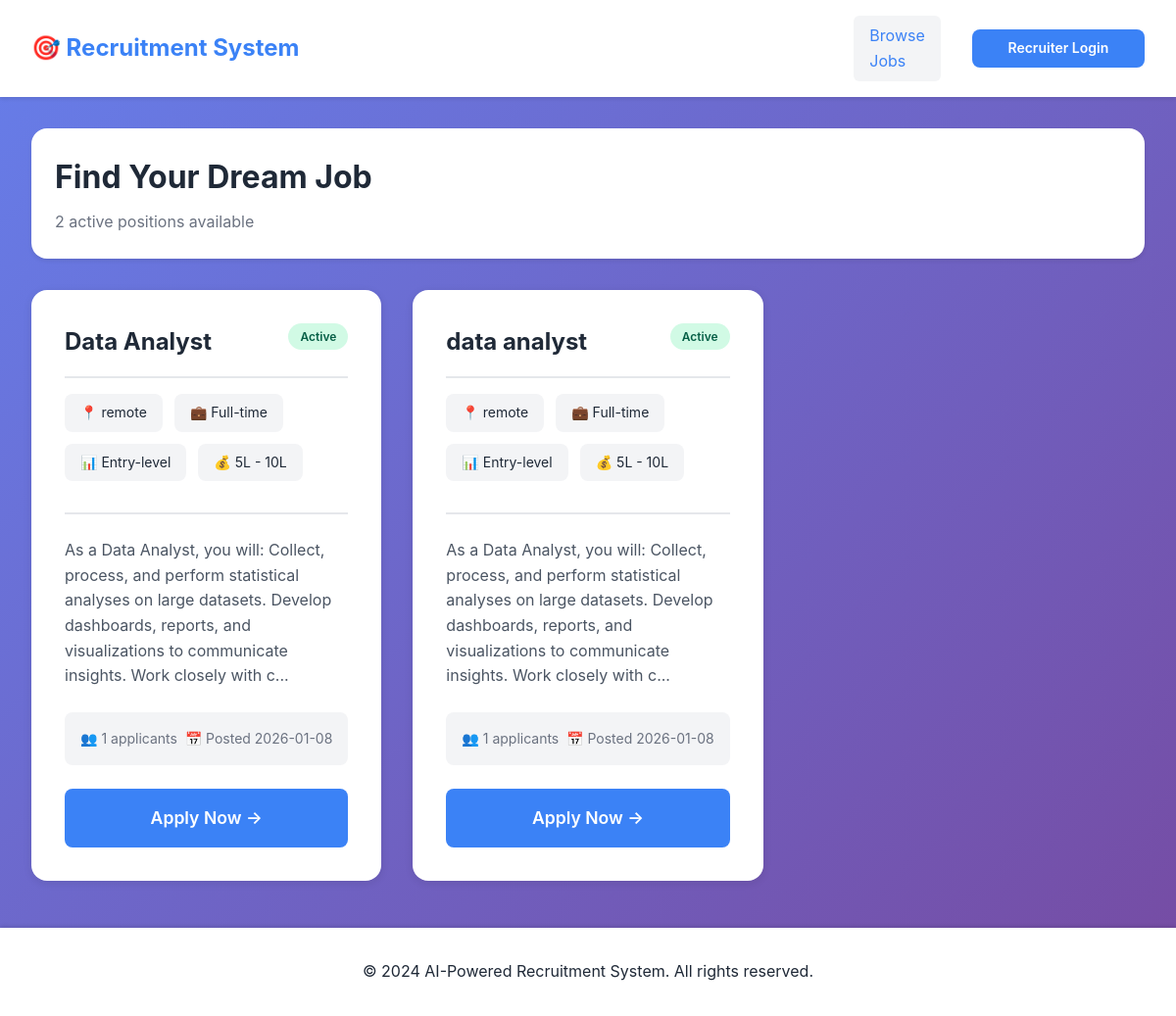
Page /jobs on the committed database.
### tables this page shows
CREATE TABLE jobs (
            id INTEGER PRIMARY KEY AUTOINCREMENT,
            title TEXT NOT NULL,
            description TEXT NOT NULL,
            requirements TEXT NOT NULL,
            location TEXT,
            job_type TEXT,
            experience_level TEXT,
            salary_range TEXT,
            posted_by INTEGER,
            status TEXT DEFAULT 'active',
            created_at TIMESTAMP DEFAULT CURRENT_TIMESTAMP,
            FOREIGN KEY (posted_by) REFERENCES users (id)
        );

### app.py (the view)
@app.route('/jobs')
def public_jobs():
    conn = get_db()
    jobs = conn.execute('''
        SELECT j.*, u.username as posted_by_name,
               (SELECT COUNT(*) FROM applications WHERE job_id = j.id) as application_count
        FROM jobs j
        LEFT JOIN users u ON j.posted_by = u.id
        WHERE j.status = 'active'
        ORDER BY j.created_at DESC
    ''').fetchall()
    conn.close()
    return render_template('public_jobs.html', jobs=jobs)

### app.py (called while the page is built)
def get_db():
    conn = sqlite3.connect('database.db')
    conn.row_factory = sqlite3.Row
    return conn

### templates/public_jobs.html (shortened to what this page needs)
<!DOCTYPE html>
<html lang="en">
<head>
    <link rel="stylesheet" href="{{ url_for('static', filename='style.css') }}">
</head>
<body>
    <nav class="navbar">
        <div class="nav-brand">🎯 Recruitment System</div>
        <div class="nav-menu">
            <a href="{{ url_for('public_jobs') }}" class="nav-link active">Browse Jobs</a>
            {% if session.get('user_id') %}
                <a href="{{ url_for('dashboard') }}" class="nav-link">Dashboard</a>
                <div class="nav-user">
                    <span>👤 {{ session.username }}</span>
                    <a href="{{ url_for('logout') }}" class="btn btn-sm">Logout</a>
                </div>
            {% else %}
                <a href="{{ url_for('login') }}" class="btn btn-sm btn-primary">Recruiter Login</a>
            {% endif %}
        </div>
    </nav>
    <div class="container">
        <div class="page-header">
            <div>
                <h1>Find Your Dream Job</h1>
                <p style="color: #6b7280; margin-top: 0.5rem;">{{ jobs|length }} active positions available</p>
            </div>
        </div>
        {% if jobs|length > 0 %}
        <div class="jobs-grid">
            {% for job in jobs %}
            <div class="job-card">
                <div class="job-header">
                    <h2>{{ job.title }}</h2>
                    <span class="badge badge-success">Active</span>
                </div>
                <div class="job-meta">
                    <span class="job-meta-item">📍 {{ job.location or 'Remote' }}</span>
                    <span class="job-meta-item">💼 {{ job.job_type or 'Full-time' }}</span>
                    <span class="job-meta-item">📊 {{ job.experience_level or 'Mid-level' }}</span>
                    {% if job.salary_range %}
                    <span class="job-meta-item">💰 {{ job.salary_range }}</span>
                    {% endif %}
                </div>
                <div class="job-description">
                    <p>{{ job.description[:200] }}{% if job.description|length > 200 %}...{% endif %}</p>
                </div>
                <div class="job-stats">
                    <span>👥 {{ job.application_count }} applicants</span>
                    <span>📅 Posted {{ job.created_at[:10] }}</span>
                </div>
                <div class="job-actions">
                    <a href="{{ url_for('apply_job', job_id=job.id) }}" class="btn btn-primary btn-large">
                        Apply Now →
                    </a>
                </div>
            </div>
            {% endfor %}
        </div>
        {% endif %}
    </div>
    <footer class="footer">
        <p>&copy; 2024 AI-Powered Recruitment System. All rights reserved.</p>
    </footer>
</body>
</html>

### static/style.css (style rules this page uses)
* { margin: 0; padding: 0; box-sizing: border-box; }
:root { --primary: #3b82f6; --primary-dark: #2563eb; --success: #10b981; --warning: #f59e0b; --danger: #ef4444; --info: #06b6d4; --dark: #1f2937; --light: #f3f4f6; --white: #ffffff; --border: #e5e7eb; --shadow: rgba(0, 0, 0, 0.1); }
body { font-family: -apple-system, BlinkMacSystemFont, 'Segoe UI', Roboto, 'Helvetica Neue', Arial, sans-serif; background: linear-gradient(135deg, #667eea 0%, #764ba2 100%); color: var(--dark); line-height: 1.6; min-height: 100vh; }
.navbar { background: var(--white); padding: 1rem 2rem; box-shadow: 0 2px 4px var(--shadow); display: flex; justify-content: space-between; align-items: center; }
.nav-brand { font-size: 1.5rem; font-weight: bold; color: var(--primary); }
.nav-menu { display: flex; align-items: center; gap: 2rem; }
.nav-link { color: var(--dark); text-decoration: none; padding: 0.5rem 1rem; border-radius: 0.375rem; transition: all 0.3s; }
.nav-link:hover, .nav-link.active { background: var(--light); color: var(--primary); }
.container { max-width: 1200px; margin: 2rem auto; padding: 0 2rem; }
.btn { padding: 0.75rem 1.5rem; border: none; border-radius: 0.5rem; font-weight: 600; cursor: pointer; transition: all 0.3s; text-decoration: none; display: inline-block; text-align: center; }
.btn-primary { background: var(--primary); color: var(--white); width: 100%; }
.btn-large { padding: 1rem 2rem; font-size: 1.1rem; }
.btn-sm { padding: 0.5rem 1rem; font-size: 0.875rem; }
.page-header { display: flex; justify-content: space-between; align-items: center; margin-bottom: 2rem; background: var(--white); padding: 1.5rem; border-radius: 1rem; box-shadow: 0 2px 4px var(--shadow); }
.page-header h1 { font-size: 2rem; color: var(--dark); }
.badge { padding: 0.25rem 0.75rem; border-radius: 9999px; font-size: 0.75rem; font-weight: 600; display: inline-block; }
.badge-success { background: #d1fae5; color: #065f46; }
.job-meta { display: flex; flex-wrap: wrap; gap: 1rem; margin-bottom: 2rem; padding-bottom: 2rem; border-bottom: 2px solid var(--border); }
.job-meta-item { padding: 0.5rem 1rem; background: var(--light); border-radius: 0.5rem; font-size: 0.875rem; }
.footer { background: var(--white); padding: 2rem; text-align: center; margin-top: 3rem; box-shadow: 0 -2px 4px var(--shadow); }

### templates/public_jobs.html (style rules this page uses)
.jobs-grid { display: grid; grid-template-columns: repeat(auto-fill, minmax(350px, 1fr)); gap: 2rem; }
.job-card { background: var(--white); border-radius: 1rem; padding: 2rem; box-shadow: 0 2px 8px var(--shadow); transition: all 0.3s; border: 2px solid transparent; }
.job-header { display: flex; justify-content: space-between; align-items: flex-start; margin-bottom: 1rem; padding-bottom: 1rem; border-bottom: 2px solid var(--border); }
.job-header h2 { color: var(--dark); font-size: 1.5rem; margin: 0; }
.job-meta { display: flex; flex-wrap: wrap; gap: 0.75rem; margin-bottom: 1.5rem; }
.job-meta-item { padding: 0.5rem 1rem; background: var(--light); border-radius: 0.5rem; font-size: 0.875rem; }
.job-description { margin-bottom: 1.5rem; color: #4b5563; line-height: 1.6; }
.job-stats { display: flex; justify-content: space-between; margin-bottom: 1.5rem; padding: 1rem; background: var(--light); border-radius: 0.5rem; font-size: 0.875rem; color: #6b7280; }
.job-actions { display: flex; justify-content: center; }
.job-actions .btn { width: 100%; }

### rows in the picture
jobs: title "Data Analyst", location "remote", job_type "Full-time", experience_level "Entry-level", salary_range "5L - 10L", description "As a Data Analyst, you will: Collect, process, and perform statistical analyses on large datasets. Develop dashboards, reports, and visualizations to communicate insights. Work closely with c", application_count "1", created_at "2026-01-08"
jobs: title "data analyst", location "remote", job_type "Full-time", experience_level "Entry-level", salary_range "5L - 10L", description "As a Data Analyst, you will: Collect, process, and perform statistical analyses on large datasets. Develop dashboards, reports, and visualizations to communicate insights. Work closely with c", application_count "1", created_at "2026-01-08"

### other values in the picture
{{ jobs|length }} "2"
